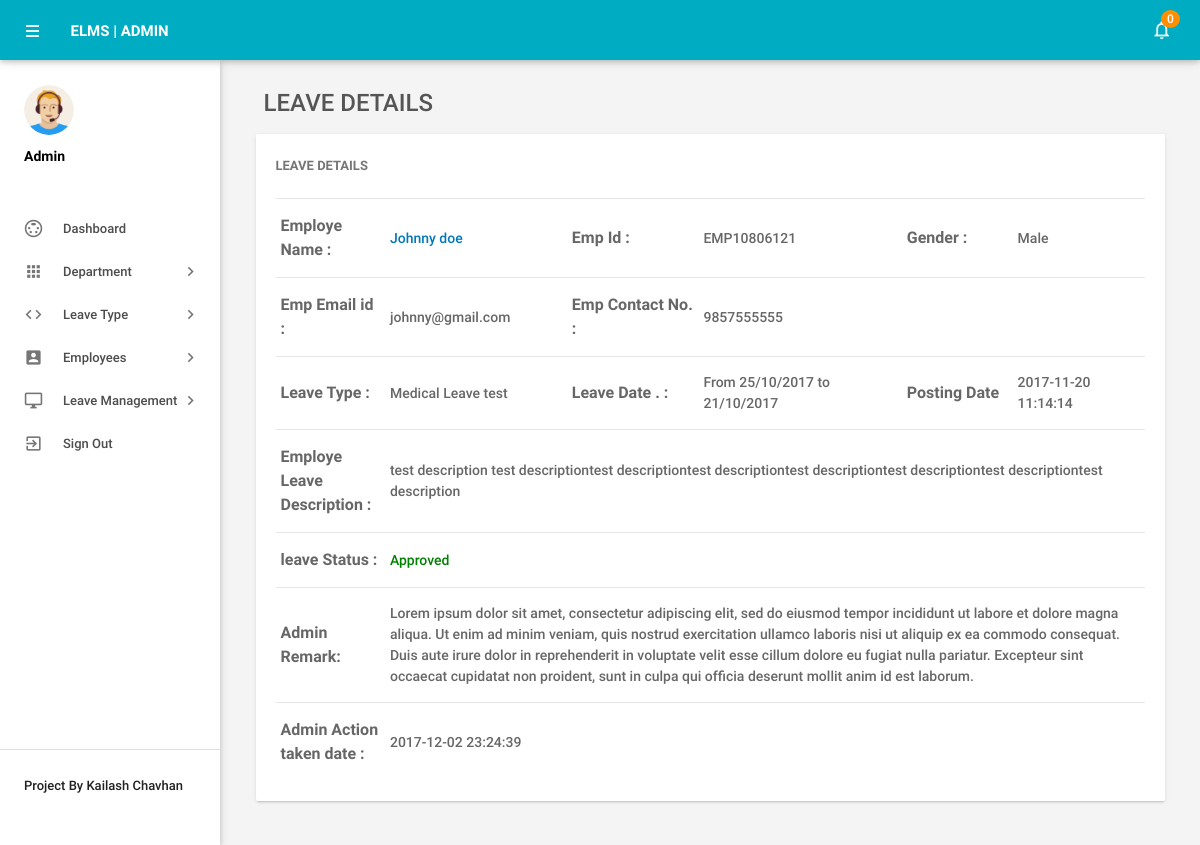
Page /admin/leave-details.php?leaveid=8 (signed in) on the committed database.
### tables this page shows
CREATE TABLE IF NOT EXISTS `tblleaves` (
  `id` int(11) NOT NULL,
  `LeaveType` varchar(110) NOT NULL,
  `ToDate` varchar(120) NOT NULL,
  `FromDate` varchar(120) NOT NULL,
  `Description` mediumtext NOT NULL,
  `PostingDate` timestamp NOT NULL DEFAULT CURRENT_TIMESTAMP,
  `AdminRemark` mediumtext,
  `AdminRemarkDate` varchar(120) DEFAULT NULL,
  `Status` int(1) NOT NULL,
  `IsRead` int(1) NOT NULL,
  `empid` int(11) DEFAULT NULL
);

CREATE TABLE IF NOT EXISTS `tblemployees` (
  `id` int(11) NOT NULL,
  `EmpId` varchar(100) NOT NULL,
  `FirstName` varchar(150) NOT NULL,
  `LastName` varchar(150) NOT NULL,
  `EmailId` varchar(200) NOT NULL,
  `Password` varchar(180) NOT NULL,
  `Gender` varchar(100) NOT NULL,
  `Dob` varchar(100) NOT NULL,
  `Department` varchar(255) NOT NULL,
  `Address` varchar(255) NOT NULL,
  `City` varchar(200) NOT NULL,
  `Country` varchar(150) NOT NULL,
  `Phonenumber` char(11) NOT NULL,
  `Status` int(1) NOT NULL,
  `RegDate` timestamp NOT NULL DEFAULT CURRENT_TIMESTAMP
);

### admin/leave-details.php (the view, shortened to what this page needs)
<?php
include('includes/config.php');
if(strlen($_SESSION['alogin'])==0)
    {
header('location:index.php');
}
else{
 ?>
<!DOCTYPE html>
<html lang="en">
    <head>
        <link type="text/css" rel="stylesheet" href="../assets/plugins/materialize/css/materialize.min.css"/>
        <link type="text/css" rel="stylesheet" href="../assets/plugins/materialicons/icon.css"/>
        <link href="../assets/plugins/material-preloader/css/materialPreloader.min.css" rel="stylesheet">
        <link href="../assets/plugins/datatables/css/jquery.dataTables.min.css" rel="stylesheet">
                <link href="../assets/plugins/google-code-prettify/prettify.css" rel="stylesheet" type="text/css"/>
        <link href="../assets/css/alpha.min.css" rel="stylesheet" type="text/css"/>
        <link href="../assets/css/custom.css" rel="stylesheet" type="text/css"/>
    </head>
    <body>
       <?php include('includes/header.php');?>
       <?php include('includes/sidebar.php');?>
            <main class="mn-inner">
                <div class="row">
                    <div class="col s12">
                        <div class="page-title" style="font-size:24px;">Leave Details</div>
                    </div>
                    <div class="col s12 m12 l12">
                        <div class="card">
                            <div class="card-content">
                                <span class="card-title">Leave Details</span>
                                <table id="example" class="display responsive-table ">
                                    <tbody>
<?php
$lid=intval($_GET['leaveid']);
$sql = "SELECT tblleaves.id as lid,tblemployees.FirstName,tblemployees.LastName,tblemployees.EmpId,tblemployees.id,tblemployees.Gender,tblemployees.Phonenumber,tblemployees.EmailId,tblleaves.LeaveType,tblleaves.ToDate,tblleaves.FromDate,tblleaves.Description,tblleaves.PostingDate,tblleaves.Status,tblleaves.AdminRemark,tblleaves.AdminRemarkDate from tblleaves join tblemployees on tblleaves.empid=tblemployees.id where tblleaves.id=:lid";
$query = $dbh -> prepare($sql);
$query->bindParam(':lid',$lid,PDO::PARAM_STR);
$query->execute();
$results=$query->fetchAll(PDO::FETCH_OBJ);
$cnt=1;
if($query->rowCount() > 0)
{
foreach($results as $result)
{
      ?>
                                        <tr>
                                            <td style="font-size:16px;"> <b>Employe Name :</b></td>
                                              <td><a href="editemployee.php?empid=<?php echo htmlentities($result->id);?>" target="_blank">
                                                <?php echo htmlentities($result->FirstName." ".$result->LastName);?></a></td>
                                              <td style="font-size:16px;"><b>Emp Id :</b></td>
                                              <td><?php echo htmlentities($result->EmpId);?></td>
                                              <td style="font-size:16px;"><b>Gender :</b></td>
                                              <td><?php echo htmlentities($result->Gender);?></td>
                                          </tr>
                                          <tr>
                                             <td style="font-size:16px;"><b>Emp Email id :</b></td>
                                            <td><?php echo htmlentities($result->EmailId);?></td>
                                             <td style="font-size:16px;"><b>Emp Contact No. :</b></td>
                                            <td><?php echo htmlentities($result->Phonenumber);?></td>
                                            <td>&nbsp;</td>
                                             <td>&nbsp;</td>
                                        </tr>
  <tr>
                                             <td style="font-size:16px;"><b>Leave Type :</b></td>
                                            <td><?php echo htmlentities($result->LeaveType);?></td>
                                             <td style="font-size:16px;"><b>Leave Date . :</b></td>
                                            <td>From <?php echo htmlentities($result->FromDate);?> to <?php echo htmlentities($result->ToDate);?></td>
                                            <td style="font-size:16px;"><b>Posting Date</b></td>
                                           <td><?php echo htmlentities($result->PostingDate);?></td>
                                        </tr>
<tr>
                                             <td style="font-size:16px;"><b>Employe Leave Description : </b></td>
                                            <td colspan="5"><?php echo htmlentities($result->Description);?></td>
                                        </tr>
<tr>
<td style="font-size:16px;"><b>leave Status :</b></td>
<td colspan="5"><?php $stats=$result->Status;
if($stats==1){
?>
<span style="color: green">Approved</span>
 <?php } if($stats==2)  { ?>
<span style="color: red">Not Approved</span>
<?php } if($stats==0)  { ?>
 <span style="color: blue">waiting for approval</span>
 <?php } ?>
</td>
</tr>
<tr>
<td style="font-size:16px;"><b>Admin Remark: </b></td>
<td colspan="5"><?php
if($result->AdminRemark==""){
  echo "waiting for Approval";
}
else{
echo htmlentities($result->AdminRemark);
}
?></td>
 </tr>
 <tr>
<td style="font-size:16px;"><b>Admin Action taken date : </b></td>
<td colspan="5"><?php
if($result->AdminRemarkDate==""){
  echo "NA";
}
else{
echo htmlentities($result->AdminRemarkDate);
}
?></td>
 </tr>
                                         <?php $cnt++;} }?>
                                    </tbody>
                                </table>
                            </div>
                        </div>
                    </div>
                </div>
            </main>
        </div>
        <div class="left-sidebar-hover"></div>
    </body>
</html>
<?php } ?>

### rows in the picture
tblleaves: tblemployees.FirstName+LastName "Johnny doe", tblemployees.EmpId "EMP10806121", tblemployees.Gender "Male", tblemployees.EmailId "johnny@gmail.com", tblemployees.Phonenumber "9857555555", LeaveType "Medical Leave test", FromDate "25/10/2017", ToDate "21/10/2017", PostingDate "2017-11-20 11:14:14", Description "test description test descriptiontest descriptiontest descriptiontest descriptiontest descriptiontest descriptiontest description", Status "Approved", AdminRemark "Lorem ipsum dolor sit amet, consectetur adipiscing elit, sed do eiusmod tempor incididunt ut labore et dolore magna aliqua. Ut enim ad minim veniam, quis nostrud exercitation ullamco laboris nisi ut aliquip ex ea commodo consequat. Duis aute irure dolor in reprehenderit in voluptate velit esse cillum dolore eu fugiat nulla pariatur. Excepteur sint occaecat cupidatat non proident, sunt in culpa qui officia deserunt mollit anim id est laborum.", AdminRemarkDate "2017-12-02 23:24:39"

### other values in the picture
$unreadcount "0"
